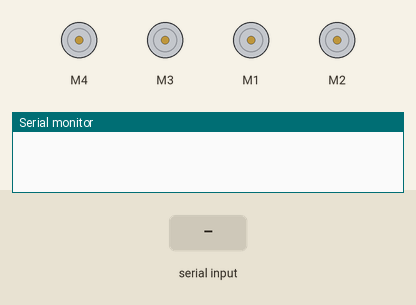
A sketch run on a simulated Arduino Uno, built with avr-gcc and run on an emulated ATmega328P. Shown: 4 × DC motor (green arrow = forward, orange = backward, longer = faster), the last lines printed to the serial monitor. The inputs (shaded band) are chosen by the test bench.

Above: at 1.2 s.
1.3 s: "f" received over Serial
At 2.3 s:
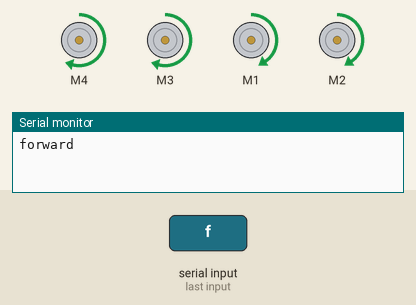
2.8 s: "b" received over Serial
At 3.5 s:
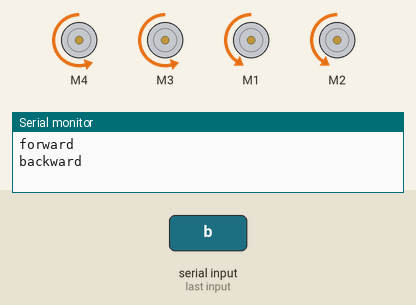
4.3 s: "l" received over Serial
At 4.6 s:
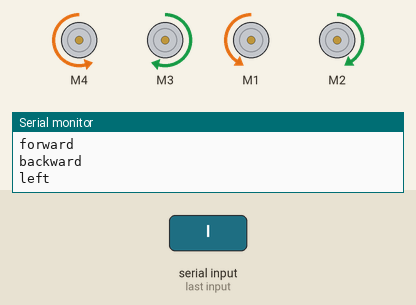
5.8 s: "r" received over Serial
At 7.0 s:
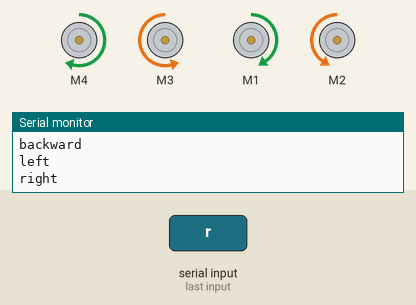
Timing chart, 0 to 8.3 s (numbered marks = the images above; inputs shaded):
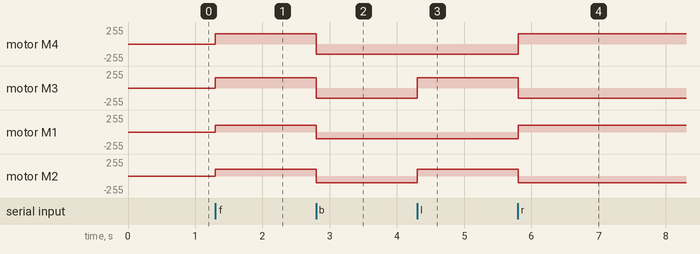

Measured:
- after the input at 1.3 s, motor M4, motor M3: stopped → forward 153/255 at once; motor M1, motor M2: stopped → forward 102/255 at once
- after the input at 2.8 s, motor M4, motor M3: forward 153/255 → backward 153/255 at once; motor M1, motor M2: forward 102/255 → backward 102/255 at once
- after the input at 4.3 s, motor M3: backward 153/255 → forward 153/255 at once; motor M2: backward 102/255 → forward 102/255 at once
- after the input at 5.8 s, motor M4: backward 153/255 → forward 153/255 at once; motor M3: forward 153/255 → backward 153/255 at once; motor M1: backward 102/255 → forward 102/255 at once; motor M2: forward 102/255 → backward 102/255 at once

The sketch:

DFRobot_4wd.ino
```cpp
// (licence header left out)
/*
  Written by S.Van Voorst for use with
  Adafruit MotorShield v2.3 and DFRobot 4wd
*/

#include <Wire.h>
#include <Adafruit_MotorShield.h>
#include "utility/Adafruit_PWMServoDriver.h"

// Create the motor shield object with the default I2C address
Adafruit_MotorShield AFMS = Adafruit_MotorShield();
Adafruit_DCMotor *Motor_Left_Front = AFMS.getMotor(4);
Adafruit_DCMotor *Motor_Right_Front = AFMS.getMotor(3);
Adafruit_DCMotor *Motor_Left_Rear = AFMS.getMotor(1);
Adafruit_DCMotor *Motor_Right_Rear = AFMS.getMotor(2);

const int speed = 40; // percent of maximum speed
int incomingByte = 0; // for incoming serial data
int pwm;
int pwm2;

void Forward()
{
 Motor_Left_Front->run(FORWARD);
 Motor_Left_Rear->run(FORWARD);
 Motor_Right_Front->run(FORWARD);
 Motor_Right_Rear->run(FORWARD);
}

void Backward()
{
 Motor_Left_Front->run(BACKWARD);
 Motor_Left_Rear->run(BACKWARD);
 Motor_Right_Front->run(BACKWARD);
 Motor_Right_Rear->run(BACKWARD);
}

void Left()
{
 Motor_Left_Front->run(BACKWARD);
 Motor_Left_Rear->run(BACKWARD);
 Motor_Right_Front->run(FORWARD);
 Motor_Right_Rear->run(FORWARD);
}

void Right()
{
 Motor_Left_Front->run(FORWARD);
 Motor_Left_Rear->run(FORWARD);
 Motor_Right_Front->run(BACKWARD);
 Motor_Right_Rear->run(BACKWARD);
}

void Stop()
{
 Motor_Left_Front->run(RELEASE);
 Motor_Left_Rear->run(RELEASE);
 Motor_Right_Front->run(RELEASE);
 Motor_Right_Rear->run(RELEASE);
}

void setup()
{
  Serial.begin(9600);

  AFMS.begin();  // create with the default frequency 1.6KHz
 //AFMS.begin(1000);  // OR with a different frequency, say 1KHz
  // scale percent into pwm range (0-255)
  pwm = map(speed, 0,100,0,255);
  // increases speed of front wheels to match rear
  pwm2 = map(speed*1.5, 0,100,0,255);
  Motor_Left_Front->setSpeed(pwm2);
  Motor_Right_Front->setSpeed(pwm2);
  Motor_Left_Rear->setSpeed(pwm);
  Motor_Right_Rear->setSpeed(pwm);
}

void loop()
{
   if (Serial.available() > 0) {
       // read the incoming byte:
       incomingByte = Serial.read();
       switch (incomingByte) {
       case 102 : Serial.println("forward"); Forward(); // 'f'
       break;
       case 98 : Serial.println("backward"); Backward(); // 'b'
       break;
       case 108 : Serial.println("left"); Left(); // 'l'
       break;
       case 114 : Serial.println("right"); Right(); // 'r'
       break;
       case 115 : Serial.println("stop"); Stop(); // 's'
       break;
       default: Serial.println("something else");
       }
   }
}
```
